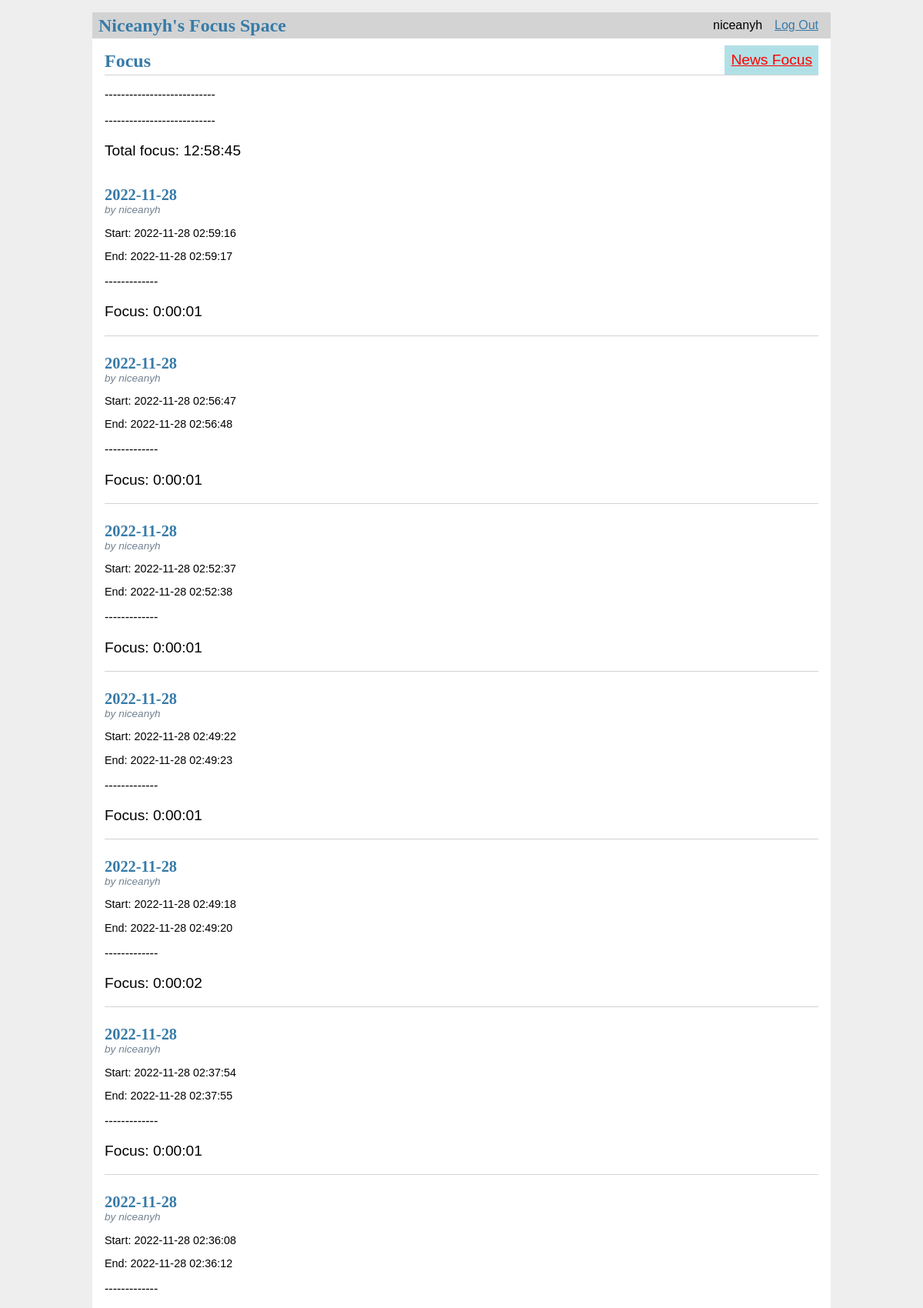
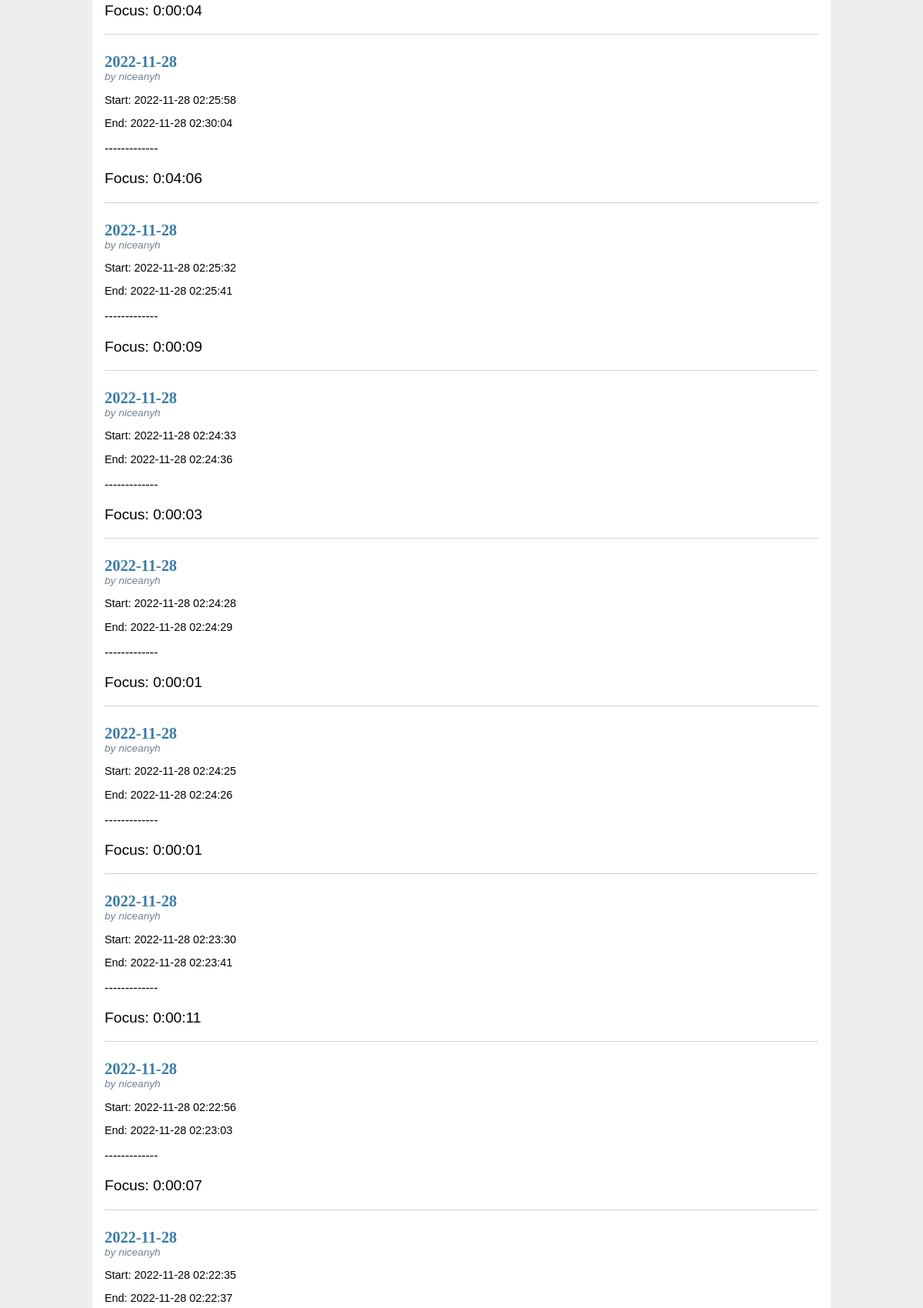
Screenshot of / (signed in, upper part) with the database file from the repository (2 pictures, top to bottom).
### tables this page shows
CREATE TABLE user (
  id INTEGER PRIMARY KEY AUTOINCREMENT,
  username TEXT UNIQUE NOT NULL,
  password TEXT NOT NULL
);

CREATE TABLE clock (
  id INTEGER PRIMARY KEY AUTOINCREMENT,
  author_id INTEGER NOT NULL,
  created TIMESTAMP NOT NULL DEFAULT CURRENT_TIMESTAMP,
  ended TIMESTAMP NULL,
  title TEXT NULL,
  FOREIGN KEY (author_id) REFERENCES user (id)
);

### focus/blog.py (the view)
@bp.route('/')
def index():
    db = get_db()
    posts = db.execute(
        'SELECT p.id, title, body, created, author_id, username'
        ' FROM post p JOIN user u ON p.author_id = u.id'
        ' ORDER BY created DESC'
    ).fetchall()
    clocks = db.execute(
        'SELECT c.id, title, created,ended ,author_id, username'
        ' FROM clock c JOIN user u ON c.author_id = u.id'
        ' ORDER BY created DESC'
    ).fetchall()
    if g.user is not None:
        summary = db.execute(
            'SELECT id, title, created,ended,author_id  FROM clock WHERE author_id = ? AND ended IS NOT NULL AND CAST(created AS DATE) = CAST(CURRENT_TIMESTAMP AS DATE)'
            ' ORDER BY created DESC',(g.user['id'],)
        ).fetchall()
        total_focus = timedelta(days=0, seconds=0, microseconds=0, milliseconds=0, minutes=0, hours=0, weeks=0)
        for s in summary:
            total_focus = total_focus+ s['ended']- s['created']
        return render_template('blog/index.html', posts=posts,clocks=clocks,total_focus=total_focus)
    else:
        return render_template('blog/index.html', posts=posts,clocks=clocks)

### focus/auth.py (called while the page is built)
@bp.before_app_request
def load_logged_in_user():
    user_id = session.get('user_id')
    if user_id is None:
        g.user = None
    else:
        g.user = get_db().execute(
            'SELECT * FROM user WHERE id = ?', (user_id,)
        ).fetchone()

### focus/db.py (called while the page is built)
def get_db():
    if 'db' not in g:
        g.db = sqlite3.connect(
            current_app.config['DATABASE'],
            detect_types=sqlite3.PARSE_DECLTYPES
        )
        g.db.row_factory = sqlite3.Row
    return g.db

### focus/templates/blog/index.html (shortened to what this page needs)
{% extends 'base.html' %}
{% block header %}
  <h1>{% block title %}Focus{% endblock %}</h1>
  {% if g.user %}
    <a class="action" style="font-size:120%; color:red; background-color:powderblue;" href="{{ url_for('blog.new_focus') }}">News Focus</a>
  {% endif %}
{% endblock %}
{% block content %}
  <p>---------------------------</p>
  <p>---------------------------</p>
  <p style="font-size:120%;">Total focus: {%print(total_focus)%}</p>
  {% for clock in clocks %}
    <article class="post">
      <header>
        <div>
          <h1>{{ clock['created'].strftime('%Y-%m-%d') }}</h1>
          <div class="about">by {{ clock['username'] }}</div>
        </div>
      </header>
      {% if g.user['id'] == clock['author_id'] and clock['ended'] is not none%}
        <p class="body" style="font-size:90%;">Start: {{ clock['created'] }} </p>
        <p class="body" style="font-size:90%;">End: {{clock['ended'] }}</p>
        <p class="body">-------------</p>
        <p class="body" style="font-size:120%;">Focus: {{clock['ended'] - clock['created']}}</p>
      {% endif %}
    </article>
    {% if not loop.last %}
      <hr>
    {% endif %}
  {% endfor %}
  {% endblock %}

### focus/templates/base.html (shortened to what this page needs)
<!doctype html>
<link rel="stylesheet" href="{{ url_for('static', filename='style.css') }}">
<nav>
  <h1>Niceanyh's Focus Space</h1>
  <ul>
    {% if g.user %}
      <li><span>{{ g.user['username'] }}</span>
      <li><a href="{{ url_for('auth.logout') }}">Log Out</a>
    {% else %}
      <li><a href="{{ url_for('auth.register') }}">Register</a>
      <li><a href="{{ url_for('auth.login') }}">Log In</a>
    {% endif %}
  </ul>
</nav>
<section class="content">
  <header>
    {% block header %}{% endblock %}
  </header>
  {% block content %}{% endblock %}
</section>

### focus/static/style.css (style rules this page uses)
h1 { font-family: serif; color: #377ba8; margin: 1rem 0; }
a { color: #377ba8; }
hr { border: none; border-top: 1px solid lightgray; }
nav { background: lightgray; display: flex; align-items: center; padding: 0 0.5rem; }
nav h1 { flex: auto; margin: 0; }
nav ul { display: flex; list-style: none; margin: 0; padding: 0; }
nav ul li a, nav ul li span, header .action { display: block; padding: 0.5rem; }
.content { padding: 0 1rem 1rem; }
.content > header { border-bottom: 1px solid lightgray; display: flex; align-items: flex-end; }
.content > header h1 { flex: auto; margin: 1rem 0 0.25rem 0; }
.post > header { display: flex; align-items: flex-end; font-size: 0.85em; }
.post > header > div:first-of-type { flex: auto; }
.post > header h1 { font-size: 1.5em; margin-bottom: 0; }
.post .about { color: slategray; font-style: italic; }
.post .body { white-space: pre-line; }
.content:last-child { margin-bottom: 0; }

### rows the page displays
user: user.username "niceanyh"
clock: created "2022-11-28", username "niceanyh", created "2022-11-28 02:59:16", ended "2022-11-28 02:59:17", clock['ended']-clock['created'] "0:00:01"
clock: created "2022-11-28", username "niceanyh", created "2022-11-28 02:56:47", ended "2022-11-28 02:56:48", clock['ended']-clock['created'] "0:00:01"
clock: created "2022-11-28", username "niceanyh", created "2022-11-28 02:52:37", ended "2022-11-28 02:52:38", clock['ended']-clock['created'] "0:00:01"
clock: created "2022-11-28", username "niceanyh", created "2022-11-28 02:49:22", ended "2022-11-28 02:49:23", clock['ended']-clock['created'] "0:00:01"
clock: created "2022-11-28", username "niceanyh", created "2022-11-28 02:49:18", ended "2022-11-28 02:49:20", clock['ended']-clock['created'] "0:00:02"
clock: created "2022-11-28", username "niceanyh", created "2022-11-28 02:37:54", ended "2022-11-28 02:37:55", clock['ended']-clock['created'] "0:00:01"
clock: created "2022-11-28", username "niceanyh", created "2022-11-28 02:36:08", ended "2022-11-28 02:36:12", clock['ended']-clock['created'] "0:00:04"
clock: created "2022-11-28", username "niceanyh", created "2022-11-28 02:25:58", ended "2022-11-28 02:30:04", clock['ended']-clock['created'] "0:04:06"
clock: created "2022-11-28", username "niceanyh", created "2022-11-28 02:25:32", ended "2022-11-28 02:25:41", clock['ended']-clock['created'] "0:00:09"
clock: created "2022-11-28", username "niceanyh", created "2022-11-28 02:24:33", ended "2022-11-28 02:24:36", clock['ended']-clock['created'] "0:00:03"
clock: created "2022-11-28", username "niceanyh", created "2022-11-28 02:24:28", ended "2022-11-28 02:24:29", clock['ended']-clock['created'] "0:00:01"
clock: created "2022-11-28", username "niceanyh", created "2022-11-28 02:24:25", ended "2022-11-28 02:24:26", clock['ended']-clock['created'] "0:00:01"
clock: created "2022-11-28", username "niceanyh", created "2022-11-28 02:23:30", ended "2022-11-28 02:23:41", clock['ended']-clock['created'] "0:00:11"
clock: created "2022-11-28", username "niceanyh", created "2022-11-28 02:22:56", ended "2022-11-28 02:23:03", clock['ended']-clock['created'] "0:00:07"
clock: created "2022-11-28", username "niceanyh", created "2022-11-28 02:22:35", ended "2022-11-28 02:22:37"

### other values shown
{{ print(total_focus) }} "12:58:45"
